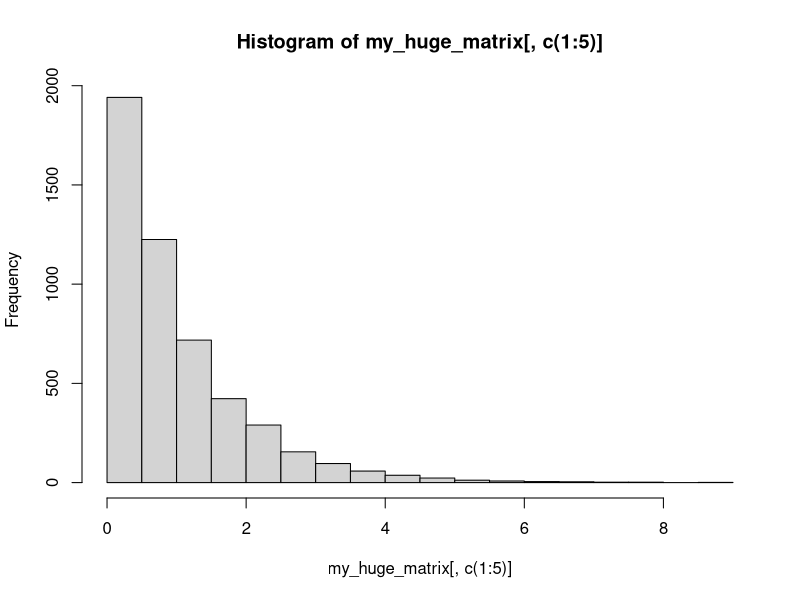
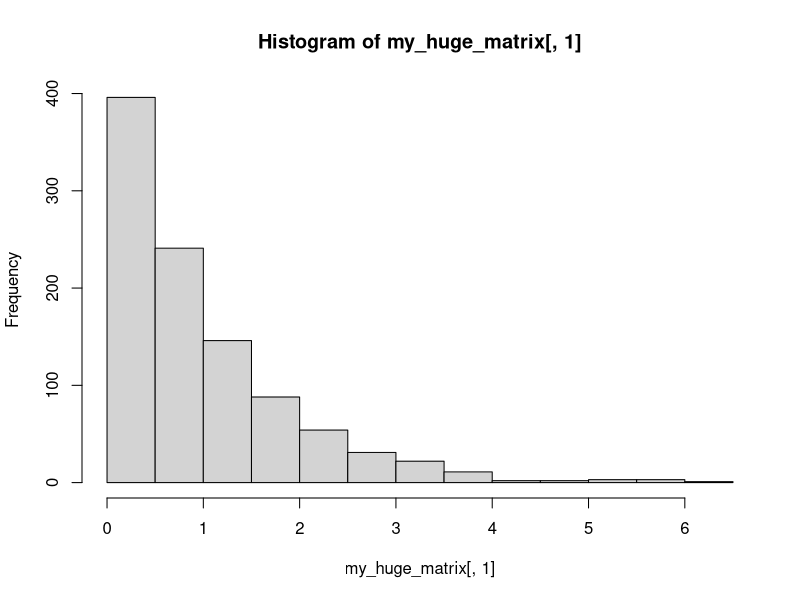
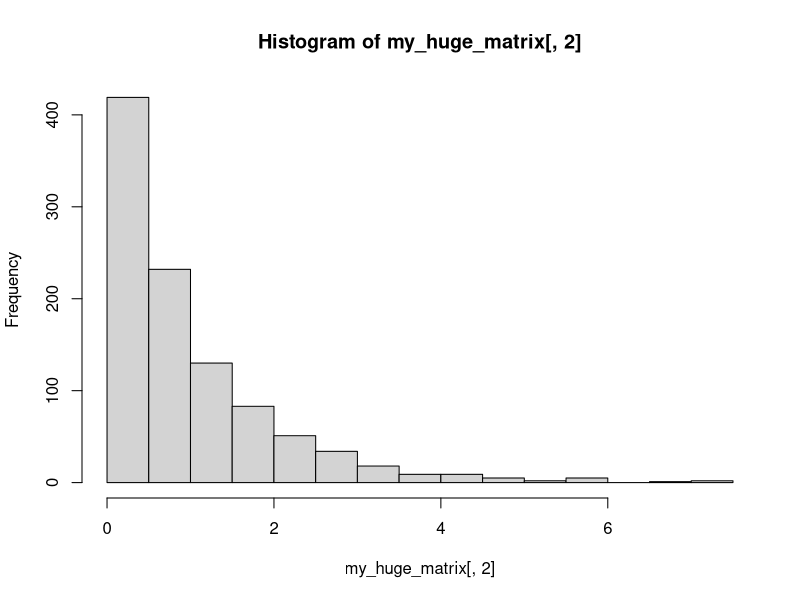
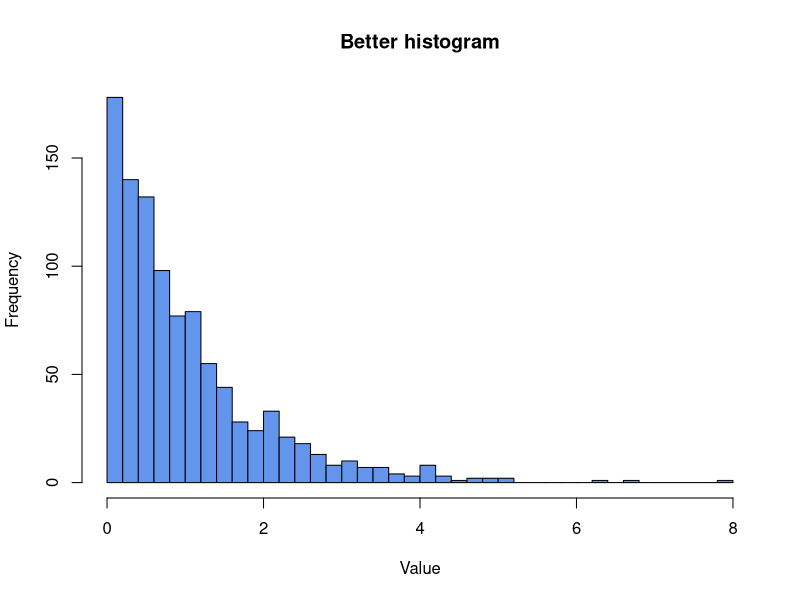
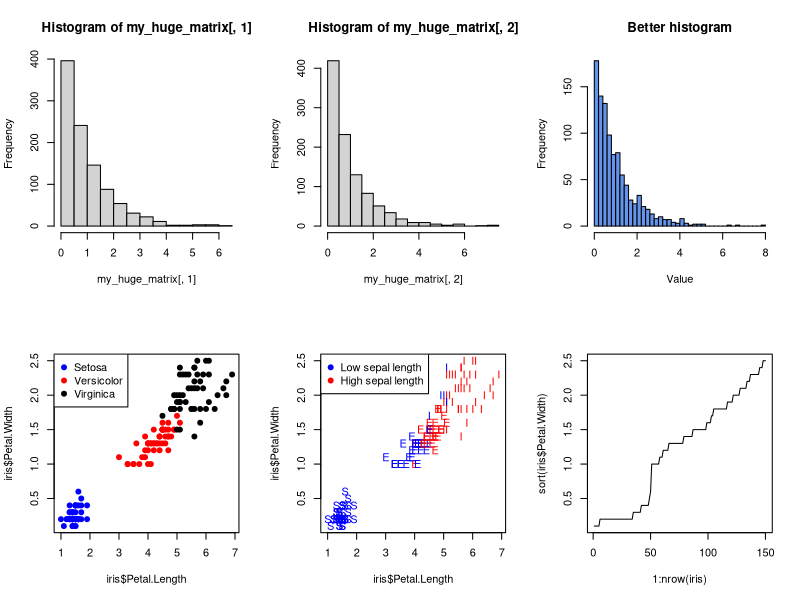
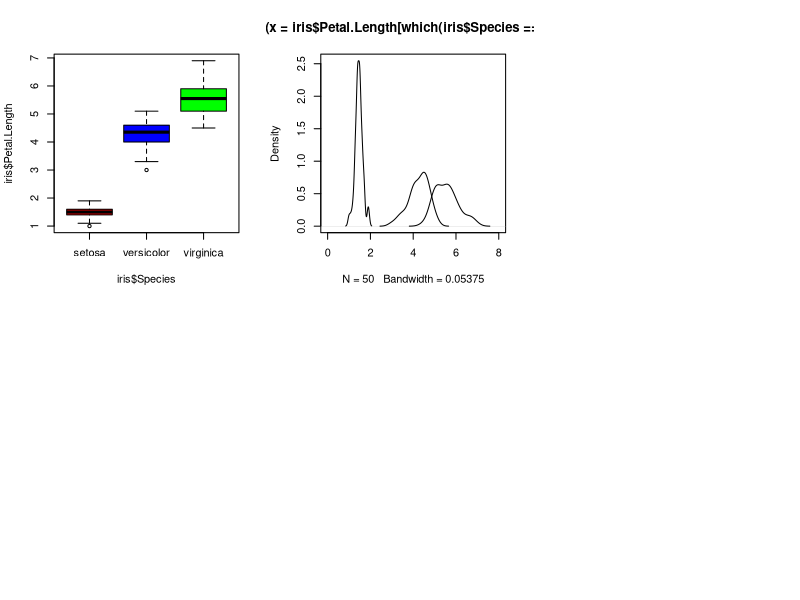

Source code (R) for these figures, in order:
## ---- chunk 1
knitr::opts_chunk$set(echo = TRUE)
## ---- chunk 2

my_vector <- c(1,3,5,8,10,-5,3)
length(my_vector)
sum(my_vector)

## ---- chunk 3
set.seed(13579)
my_normal_vector <- rnorm(n=length(my_vector))
my_normal_vector
## ---- chunk 4

my_vector * my_normal_vector

## ---- chunk 5
my_vector %*% my_normal_vector
## ---- chunk 6
my_matrix <- matrix(rnorm(n=5*4, mean=10, sd=4),
                    nrow=5, ncol=4)
## ---- chunk 7
gen_exp <- rexp(n=5*4, rate=1)
my_matrix_2 <- matrix(gen_exp, ncol=4, nrow=5)
## ---- chunk 8
my_matrix
my_matrix_2
my_matrix * my_matrix_2
## ---- chunk 9
my_huge_matrix <- matrix(rgamma(10000,
                                shape=1), 
                         ncol=10)
head(my_huge_matrix)
tail(my_huge_matrix)

## ---- chunk 10
## Make sequence of values
1:10
0:10
10:0
-5:5
seq(from=-5, to=50, by=5)
seq(from=-5, to=50, length=50)

## ---- chunk 11

## Data frame versus matrix
my_df <- data.frame(my_matrix, letters=c("A", "b", "c", "d","e"))

## Character vectors
my_name_vector <- c("Anne", "Bob", "Charles")

## Check the class of objects
class(my_name_vector)
class(my_normal_vector)
class(my_huge_matrix)
class(my_df)

## ---- chunk 12

#-------------------------------------------------------------
## Basic plotting

## Histogram: hist
## ?hist
## Histogram of first five columns of my_huge_matrix

hist(my_huge_matrix[,c(1:5)])
hist(my_huge_matrix[,1])
hist(my_huge_matrix[,2])
hist(my_huge_matrix[,3], main="Better histogram",
     xlab="Value", breaks=50, 
     col="cornflowerblue")

par(mfrow=c(2,3))
hist(my_huge_matrix[,1])
hist(my_huge_matrix[,2])
hist(my_huge_matrix[,3], main="Better histogram",
     xlab="Value", breaks=50, 
     col="cornflowerblue")

## ---- chunk 13

## Scatterplots
data(iris)
?plot
## Plot petal length vs petal width
col_vector <- rep(NA, nrow(iris))
setosa_index <- which(iris$Species == "setosa")
versicolor_index <- which(iris$Species == "versicolor")
virginica_index <- which(iris$Species == "virginica")
col_vector[setosa_index] <- "blue"
col_vector[versicolor_index] <- "red"
col_vector[virginica_index] <- "black"

plot(x=iris$Petal.Length, 
     y=iris$Petal.Width,
     col=col_vector, pch=19)
legend("topleft", pch=19,
       col=c("blue","red","black"),
       legend=c("Setosa", "Versicolor", "Virginica"))

## ---- chunk 14

## Plot Petal length vs width, coloring by sepal length
col_vector <- rep(NA, nrow(iris))
high_index <- which(iris$Sepal.Length > 
                      mean(iris$Sepal.Length))
col_vector[high_index] <- "red"
col_vector[-high_index] <- "blue"
shape_vector <- rep(NA, nrow(iris))
shape_vector[setosa_index] <- "S"
shape_vector[versicolor_index] <- "E"
shape_vector[virginica_index] <- "I"

plot(x=iris$Petal.Length, 
     y=iris$Petal.Width,
     col=col_vector, pch=shape_vector)
legend("topleft", pch=19,
       col=c("blue","red"),
       legend=c("Low sepal length", 
                "High sepal length"))

plot(x=1:nrow(iris), y=sort(iris$Petal.Width),
     type="l")

## ---- chunk 15

## Boxplots
boxplot(iris$Petal.Length ~ iris$Species,
        col=c("red", "blue", "green"))

## Density plots
## Hint: which function to select species
## lines()
plot(density(iris$Petal.Length[which(iris$Species == 
                                       "setosa")]),
     xlim=c(0,8))
lines(density(iris$Petal.Length[which(iris$Species == 
                                       "virginica")]))
lines(density(iris$Petal.Length[which(iris$Species == 
                                       "versicolor")]))

